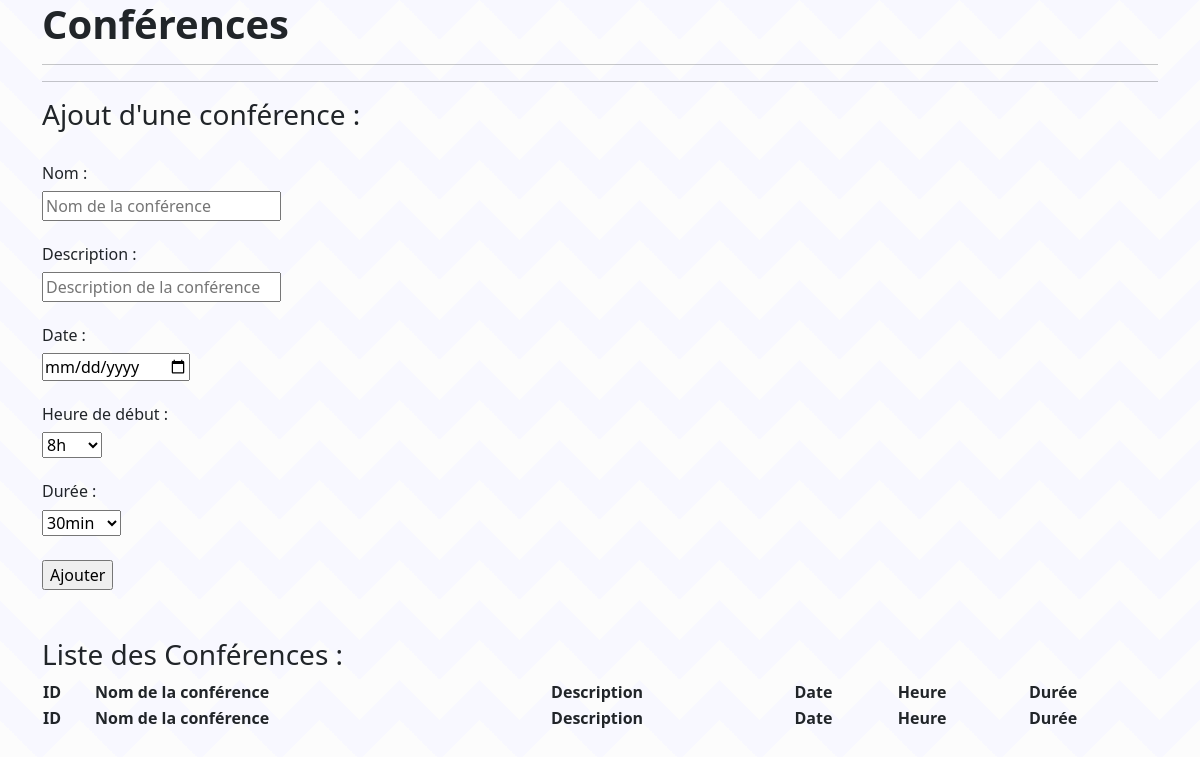
The page /vue/ajout_conference.php on the database as committed earlier.
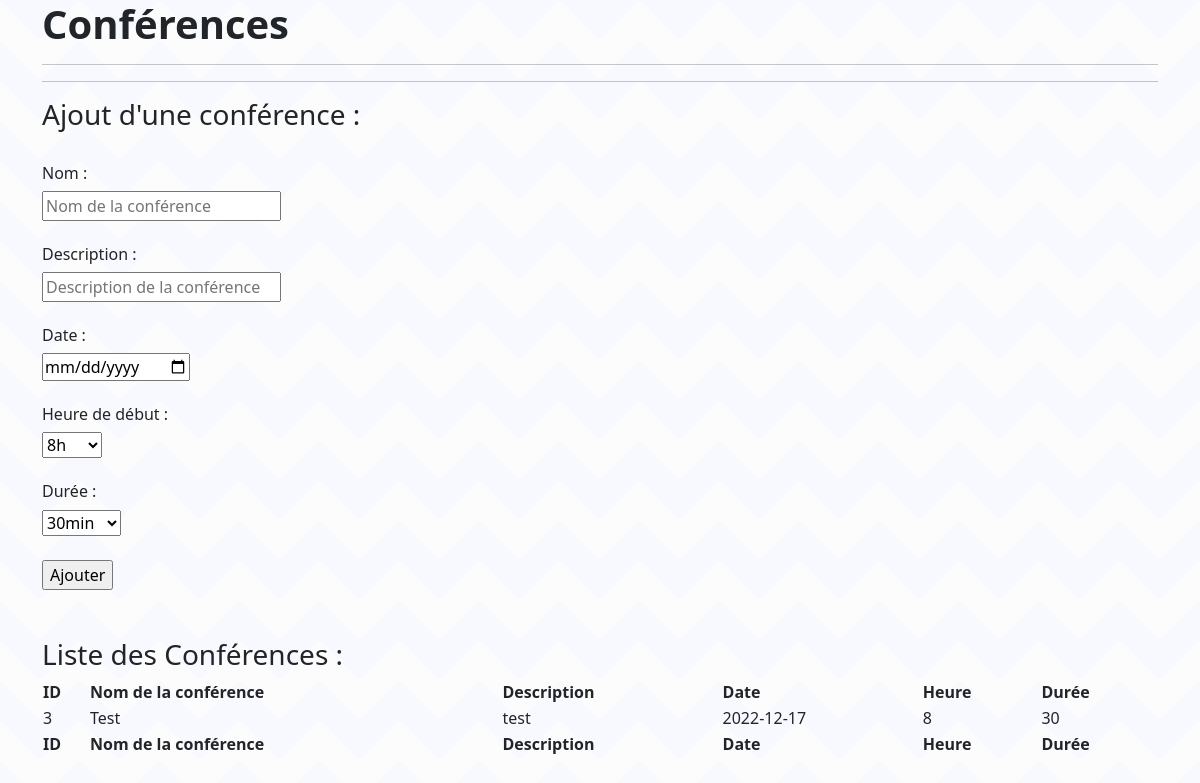
The same page on the database as committed later.
### tables this page shows
CREATE TABLE IF NOT EXISTS `conference` (
  `id_conference` int(11) NOT NULL AUTO_INCREMENT,
  `nom` varchar(100) NOT NULL,
  `description` varchar(1000) NOT NULL,
  `date_conf` date NOT NULL,
  `heure` int(11) NOT NULL,
  `duree` int(11) NOT NULL,
  `valider` tinyint(1) NOT NULL,
  `ref_amphitheatre` int(11) DEFAULT NULL,
  `ref_utilisateur` int(11) NOT NULL,
  PRIMARY KEY (`id_conference`),
  KEY `ref_amphitheatre` (`ref_amphitheatre`),
  KEY `ref_utilisateur` (`ref_utilisateur`)
);

### src/bdd/Database.php (called while the page is built, shortened)
<?php
class Database
{
    private $host;
    private $dbname;
    private $user;
    private $pwd;
    public function __construct()
    {
        $this->host = "localhost";
        $this->dbname = "hsp-skh";
        $this->user = "root";
        $this->pwd = "";
    }
    public function getBdd()
    {
        return $this->bdd = new PDO("mysql:host=".$this->host.";dbname=".$this->dbname,$this->user,$this->pwd);
    }
}

### src/modele/Conference.php (called while the page is built, shortened)
<?php
class Conference
{
    public function selectConferenceUser($bdd){
        $date = date('Y-m-d');
        $sel = $bdd->getBdd()->prepare("SELECT * FROM conference WHERE valider = 1 AND date_conf > :dateactuelle");
        $sel->execute(array(
            'dateactuelle'=>$date
        ));
        $result = $sel->fetchAll();
        return $result;
    }
}

### vue/ajout_conference.php (the view, shortened to what this page needs)
<?php
require_once '../src/bdd/Database.php';
require_once '../src/modele/Conference.php';
?>
<!DOCTYPE html>
<html>
<head>
    <link rel="stylesheet" href="../assets/css/styles.css">
    <link href="https://cdn.jsdelivr.net/npm/select2@4.1.0-rc.0/dist/css/select2.min.css" rel="stylesheet" />
    <link rel="stylesheet" type="text/css" href="https://cdn.datatables.net/1.11.4/css/jquery.dataTables.css">
    <link href="https://cdn.jsdelivr.net/npm/bootstrap@5.2.1/dist/css/bootstrap.min.css" rel="stylesheet"
>
</head>
<body>
<div class="container">
    <div class="content">
        <h1><strong>Conférences</strong></h1>
        <hr>
        <hr>
        <h3>Ajout d'une conférence : </h3><br>
        <?php
        $bdd = new Database();
        $conf = new Conference(array());
        $conf->setValider(0);
        ?>
        <form action="../src/traitement/add_conference_user.php" onsubmit="" method="post">
            <h6>Nom : </h6>
            <input type="text" name="nom" placeholder="Nom de la conférence" required> <br><br>
            <h6>Description : </h6>
            <input type="text" name="desc" placeholder="Description de la conférence" required> <br><br>
            <h6>Date : </h6>
            <input type="date" name="date" placeholder="Date de la conférence" required> <br><br>
            <h6>Heure de début : </h6>
            <select name="heure" required>
                <option value="8">8h</option>
            </select><br><br>
            <h6>Durée : </h6>
            <select name="duree" required>
                <option value="30">30min</option>
            </select><br><br>
            <input type="submit" value="Ajouter">
        </form>
        <br><br>
        <h3>Liste des Conférences :</h3>
        <?php
        $res = $conf->selectConferenceUser($bdd);
        ?>
        <table id="table" class="display" style="width:100%">
            <thead>
            <tr>
                <th>ID</th>
                <th>Nom de la conférence</th>
                <th>Description</th>
                <th>Date</th>
                <th>Heure</th>
                <th>Durée</th>
            </tr>
            </thead>
            <tbody>
            <?php foreach ($res as $value){ ?>
                <tr>
                    <td><?php echo $value['id_conference'];?></td>
                    <td><?php echo $value['nom'];?></td>
                    <td><?php echo $value['description'];?></td>
                    <td><?php echo $value['date_conf'];?></td>
                    <td><?php echo $value['heure'];?></td>
                    <td><?php echo $value['duree'];?></td>
                </tr>
            <?php } ?>
            </tbody>
            <tfoot>
            <tr>
                <th>ID</th>
                <th>Nom de la conférence</th>
                <th>Description</th>
                <th>Date</th>
                <th>Heure</th>
                <th>Durée</th>
            </tr>
            </tfoot>
        </table>
        <br><br>
    </div>
    <br>
</div>
<br><br>
</body>
</html>

Rows that differ between the two databases and show on the page:
added conference: id_conference "3", nom "Test", description "test", date_conf "2022-12-17", heure "8", duree "30"
